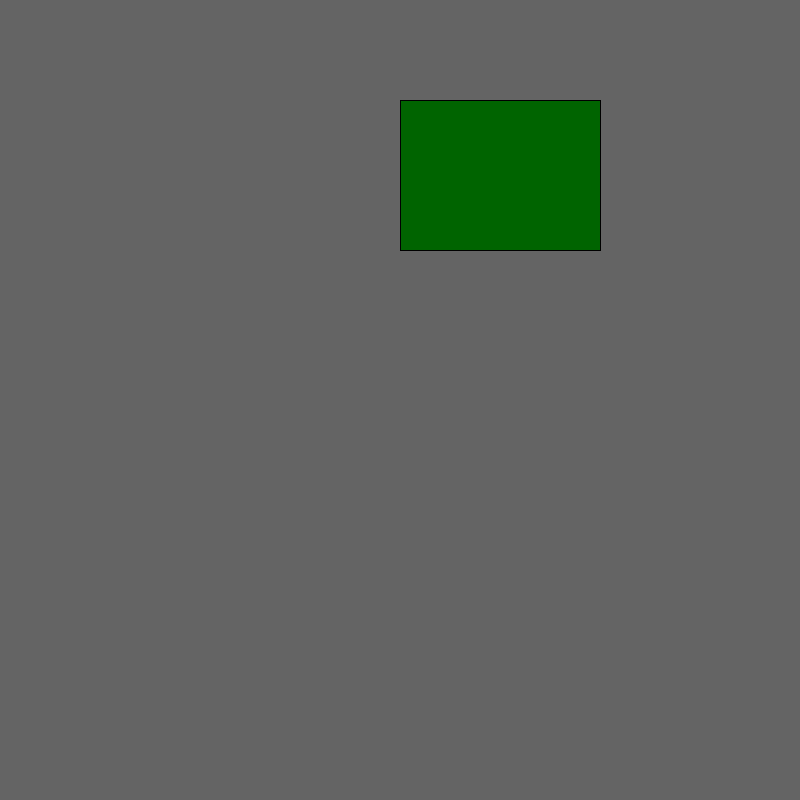
Frame 1 (no input)
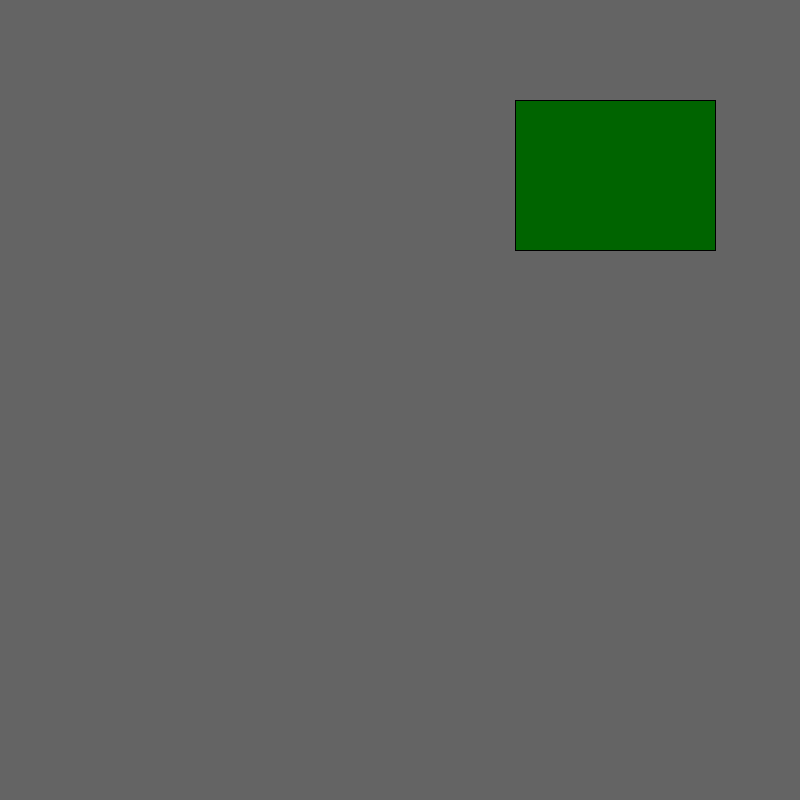
Frame 60 (the mouse pressed at the canvas centre just before this capture)
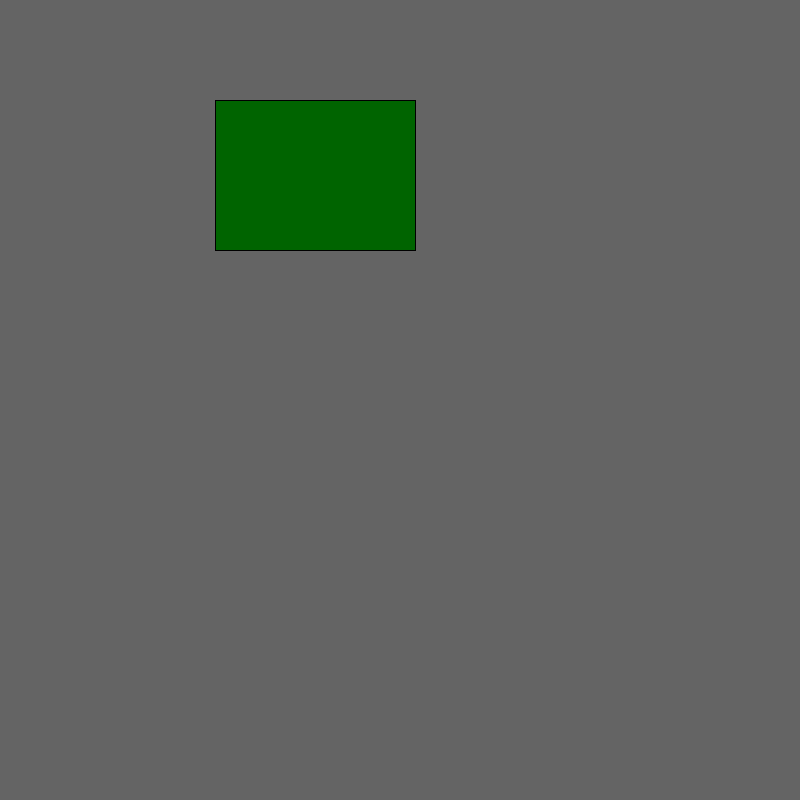
Frame 120 (the mouse held since frame 60 and released just before this capture)

The Processing sketch that drew these frames (run headless with seeded random() and noise(); from frame 60 on, the mouse is pressed at the canvas centre):

// Processing sketch: bounce
// ── bounce.pde
int x;
int speed;
int g;
void setup() {
  size(800, 800);
  x = width/2;
  speed =5;
  g =100;
}

void draw() {
  background(100);

  fill(0, g, 0);
  rect(x, 100, 200, 150);
  x= x + speed;

  if (x + 200 > 800 || x<0) {
    speed = speed * -1;
  }
}
void mousePressed() {
  if (mouseX> x && mouseX < x+200 && mouseY > 100 && mouseY < 250) {
    g=g+10;
  }
}
